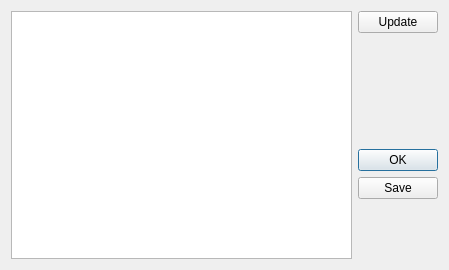
<?xml version="1.0" encoding="UTF-8"?>
<ui version="4.0">
 <class>MonitorWidget</class>
 <widget class="QWidget" name="MonitorWidget">
  <property name="geometry">
   <rect>
    <x>0</x>
    <y>0</y>
    <width>449</width>
    <height>270</height>
   </rect>
  </property>
  <property name="windowTitle">
   <string>List of Monitors</string>
  </property>
  <layout class="QHBoxLayout">
   <item>
    <widget class="TableView" name="monitorTable"/>
   </item>
   <item>
    <layout class="QVBoxLayout">
     <item>
      <widget class="QPushButton" name="updateButton">
       <property name="text">
        <string>Update</string>
       </property>
      </widget>
     </item>
     <item>
      <spacer>
       <property name="orientation">
        <enum>Qt::Vertical</enum>
       </property>
       <property name="sizeHint" stdset="0">
        <size>
         <width>20</width>
         <height>40</height>
        </size>
       </property>
      </spacer>
     </item>
     <item>
      <widget class="QDialogButtonBox" name="buttonBox">
       <property name="orientation">
        <enum>Qt::Vertical</enum>
       </property>
       <property name="standardButtons">
        <set>QDialogButtonBox::Ok|QDialogButtonBox::Save</set>
       </property>
      </widget>
     </item>
    </layout>
   </item>
  </layout>
 </widget>
 <customwidgets>
  <customwidget>
   <class>TableView</class>
   <extends>QTableView</extends>
   <header>madgui/widget/tableview.h</header>
  </customwidget>
 </customwidgets>
 <resources/>
 <connections/>
</ui>
